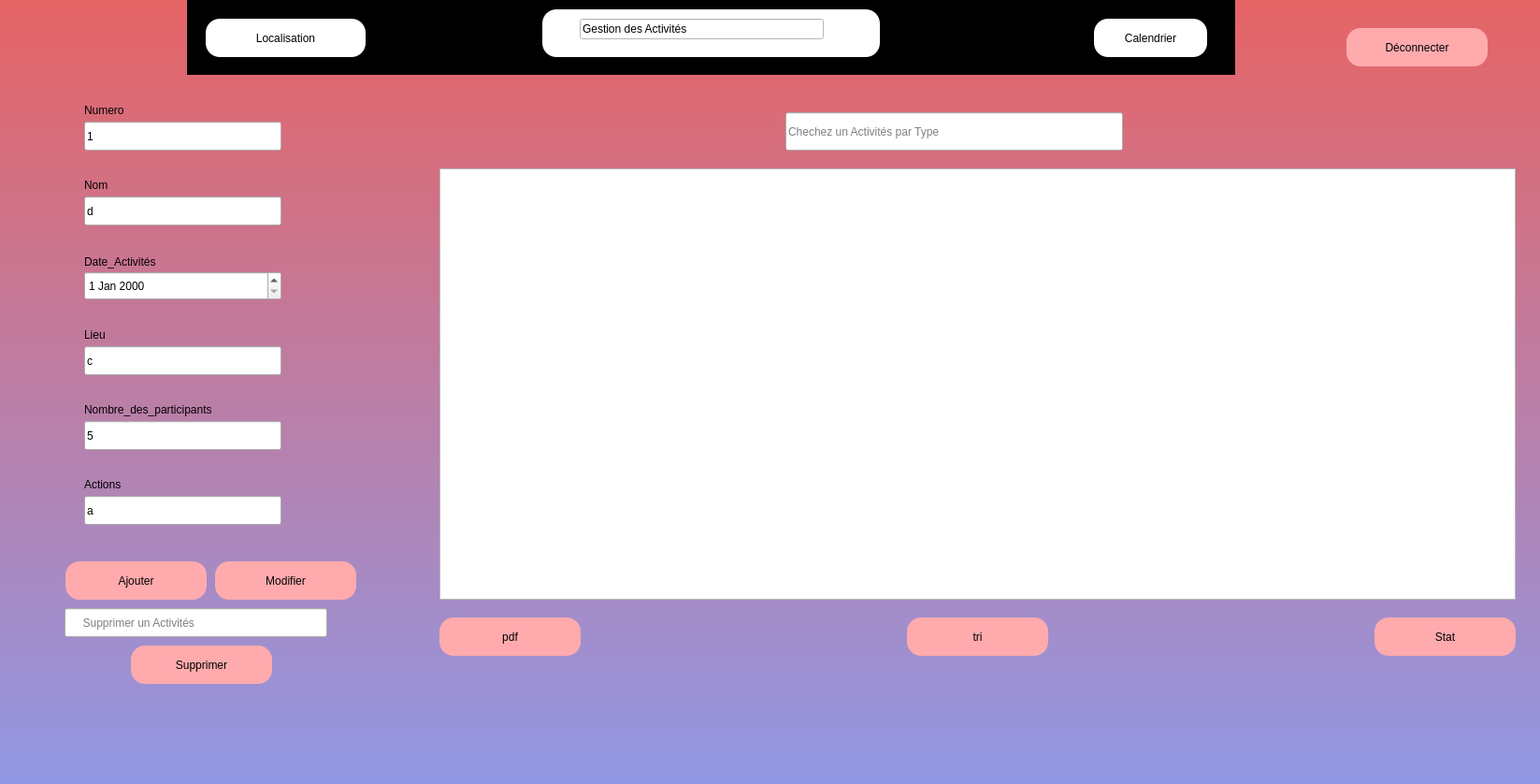
<?xml version="1.0" encoding="UTF-8"?>
<ui version="4.0">
 <class>event1</class>
 <widget class="QDialog" name="event1">
  <property name="geometry">
   <rect>
    <x>0</x>
    <y>0</y>
    <width>1647</width>
    <height>838</height>
   </rect>
  </property>
  <property name="windowTitle">
   <string>Dialog</string>
  </property>
  <property name="styleSheet">
   <string notr="true">*{
font: 75 10pt &quot;MV Boli&quot;;
}
#event1
{

background-color: QLinearGradient(x1: 0,y1: 0,x2: 0,y2: 1,stop: 0 #e66465, stop:1 #9198e5);
border-radius:15px;
}
QLabel
{
	color: rgb(0, 0, 0);
}
QPushButton
{
	
	border-radius:60px;
	background-color: rgb(255, 171, 173);
}
QPushButton
{
border-radius:15px;
}
QPushButton:hover
{
	color:white;
	background-color: rgb(0, 0, 0);
	border-radius :15px;
}
Qlabel{
height:50px;
width:40px;
}

QToolButton
{
background: transparent;
border-radius:60px;

}</string>
  </property>
  <widget class="QWidget" name="widget_3" native="true">
   <property name="geometry">
    <rect>
     <x>200</x>
     <y>0</y>
     <width>1121</width>
     <height>80</height>
    </rect>
   </property>
   <property name="styleSheet">
    <string notr="true">background-color:rgb(0, 0, 0)
</string>
   </property>
   <widget class="QPushButton" name="pushButton_6">
    <property name="geometry">
     <rect>
      <x>20</x>
      <y>20</y>
      <width>171</width>
      <height>41</height>
     </rect>
    </property>
    <property name="styleSheet">
     <string notr="true">background-color: rgb(255, 255, 255);</string>
    </property>
    <property name="text">
     <string>Localisation</string>
    </property>
   </widget>
   <widget class="QPushButton" name="pushButton_7">
    <property name="geometry">
     <rect>
      <x>970</x>
      <y>20</y>
      <width>121</width>
      <height>41</height>
     </rect>
    </property>
    <property name="styleSheet">
     <string notr="true">background-color: rgb(255, 255, 255);</string>
    </property>
    <property name="text">
     <string>Calendrier</string>
    </property>
   </widget>
   <widget class="QPushButton" name="pushButton_8">
    <property name="geometry">
     <rect>
      <x>380</x>
      <y>10</y>
      <width>361</width>
      <height>51</height>
     </rect>
    </property>
    <property name="styleSheet">
     <string notr="true">background-color: rgb(255, 255, 255);</string>
    </property>
    <property name="text">
     <string/>
    </property>
   </widget>
   <widget class="QLineEdit" name="lineEdit_10">
    <property name="geometry">
     <rect>
      <x>420</x>
      <y>20</y>
      <width>261</width>
      <height>22</height>
     </rect>
    </property>
    <property name="styleSheet">
     <string notr="true">background-color: rgb(255, 255, 255);

color: rgb(0, 0, 0);

font: 14pt &quot;MV Boli&quot;;</string>
    </property>
    <property name="text">
     <string>Gestion des Activités</string>
    </property>
   </widget>
  </widget>
  <widget class="QWidget" name="widget" native="true">
   <property name="geometry">
    <rect>
     <x>10</x>
     <y>80</y>
     <width>1981</width>
     <height>801</height>
    </rect>
   </property>
   <widget class="QLabel" name="Numero">
    <property name="geometry">
     <rect>
      <x>80</x>
      <y>30</y>
      <width>71</width>
      <height>16</height>
     </rect>
    </property>
    <property name="text">
     <string>Numero</string>
    </property>
   </widget>
   <widget class="QLineEdit" name="le_Numero">
    <property name="geometry">
     <rect>
      <x>80</x>
      <y>50</y>
      <width>211</width>
      <height>31</height>
     </rect>
    </property>
    <property name="text">
     <string>1</string>
    </property>
   </widget>
   <widget class="QLabel" name="Nom">
    <property name="geometry">
     <rect>
      <x>80</x>
      <y>110</y>
      <width>56</width>
      <height>16</height>
     </rect>
    </property>
    <property name="text">
     <string>Nom</string>
    </property>
   </widget>
   <widget class="QLineEdit" name="le_Nom">
    <property name="geometry">
     <rect>
      <x>80</x>
      <y>130</y>
      <width>211</width>
      <height>31</height>
     </rect>
    </property>
    <property name="text">
     <string>d</string>
    </property>
   </widget>
   <widget class="QLabel" name="Date_evenement">
    <property name="geometry">
     <rect>
      <x>80</x>
      <y>190</y>
      <width>131</width>
      <height>20</height>
     </rect>
    </property>
    <property name="text">
     <string>Date_Activités</string>
    </property>
   </widget>
   <widget class="QDateEdit" name="dateEdit">
    <property name="geometry">
     <rect>
      <x>80</x>
      <y>210</y>
      <width>211</width>
      <height>31</height>
     </rect>
    </property>
   </widget>
   <widget class="QLabel" name="Lieu">
    <property name="geometry">
     <rect>
      <x>80</x>
      <y>270</y>
      <width>56</width>
      <height>16</height>
     </rect>
    </property>
    <property name="text">
     <string>Lieu</string>
    </property>
   </widget>
   <widget class="QLineEdit" name="le_Lieu">
    <property name="geometry">
     <rect>
      <x>80</x>
      <y>290</y>
      <width>211</width>
      <height>31</height>
     </rect>
    </property>
    <property name="text">
     <string>c</string>
    </property>
   </widget>
   <widget class="QLabel" name="Nombredesparticipants">
    <property name="geometry">
     <rect>
      <x>80</x>
      <y>350</y>
      <width>201</width>
      <height>16</height>
     </rect>
    </property>
    <property name="text">
     <string>Nombre_des_participants</string>
    </property>
   </widget>
   <widget class="QLineEdit" name="le_nombre_des_participants">
    <property name="geometry">
     <rect>
      <x>80</x>
      <y>370</y>
      <width>211</width>
      <height>31</height>
     </rect>
    </property>
    <property name="text">
     <string>5</string>
    </property>
   </widget>
   <widget class="QLabel" name="Actions">
    <property name="geometry">
     <rect>
      <x>80</x>
      <y>430</y>
      <width>61</width>
      <height>16</height>
     </rect>
    </property>
    <property name="text">
     <string>Actions</string>
    </property>
   </widget>
   <widget class="QLineEdit" name="le_Actions">
    <property name="geometry">
     <rect>
      <x>80</x>
      <y>450</y>
      <width>211</width>
      <height>31</height>
     </rect>
    </property>
    <property name="text">
     <string>a</string>
    </property>
   </widget>
   <widget class="QPushButton" name="pb_ajouter">
    <property name="geometry">
     <rect>
      <x>60</x>
      <y>520</y>
      <width>151</width>
      <height>41</height>
     </rect>
    </property>
    <property name="text">
     <string>Ajouter</string>
    </property>
   </widget>
   <widget class="QPushButton" name="pb_modifier">
    <property name="geometry">
     <rect>
      <x>220</x>
      <y>520</y>
      <width>151</width>
      <height>41</height>
     </rect>
    </property>
    <property name="text">
     <string>Modifier</string>
    </property>
   </widget>
   <widget class="QTableView" name="tab_evenement">
    <property name="geometry">
     <rect>
      <x>460</x>
      <y>100</y>
      <width>1151</width>
      <height>461</height>
     </rect>
    </property>
   </widget>
   <widget class="QPushButton" name="pushButton">
    <property name="geometry">
     <rect>
      <x>460</x>
      <y>580</y>
      <width>151</width>
      <height>41</height>
     </rect>
    </property>
    <property name="text">
     <string>pdf</string>
    </property>
   </widget>
   <widget class="QPushButton" name="pb_tri_2">
    <property name="geometry">
     <rect>
      <x>960</x>
      <y>580</y>
      <width>151</width>
      <height>41</height>
     </rect>
    </property>
    <property name="text">
     <string>tri</string>
    </property>
   </widget>
   <widget class="QLineEdit" name="le_chercher">
    <property name="geometry">
     <rect>
      <x>830</x>
      <y>40</y>
      <width>361</width>
      <height>41</height>
     </rect>
    </property>
    <property name="placeholderText">
     <string>Chechez un Activités par Type</string>
    </property>
   </widget>
   <widget class="QLineEdit" name="lineEdit">
    <property name="geometry">
     <rect>
      <x>59</x>
      <y>570</y>
      <width>281</width>
      <height>31</height>
     </rect>
    </property>
    <property name="placeholderText">
     <string>     Supprimer un Activités</string>
    </property>
   </widget>
   <widget class="QPushButton" name="pb_supprimer">
    <property name="geometry">
     <rect>
      <x>130</x>
      <y>610</y>
      <width>151</width>
      <height>41</height>
     </rect>
    </property>
    <property name="text">
     <string>Supprimer</string>
    </property>
   </widget>
   <widget class="QPushButton" name="pb_stat">
    <property name="geometry">
     <rect>
      <x>1460</x>
      <y>580</y>
      <width>151</width>
      <height>41</height>
     </rect>
    </property>
    <property name="text">
     <string>Stat</string>
    </property>
   </widget>
  </widget>
  <widget class="QPushButton" name="pushButton_9">
   <property name="geometry">
    <rect>
     <x>1440</x>
     <y>30</y>
     <width>151</width>
     <height>41</height>
    </rect>
   </property>
   <property name="styleSheet">
    <string notr="true"/>
   </property>
   <property name="text">
    <string>Déconnecter</string>
   </property>
   <property name="icon">
    <iconset>
     <normaloff>../logout.png</normaloff>../logout.png</iconset>
   </property>
  </widget>
 </widget>
 <resources/>
 <connections/>
</ui>
